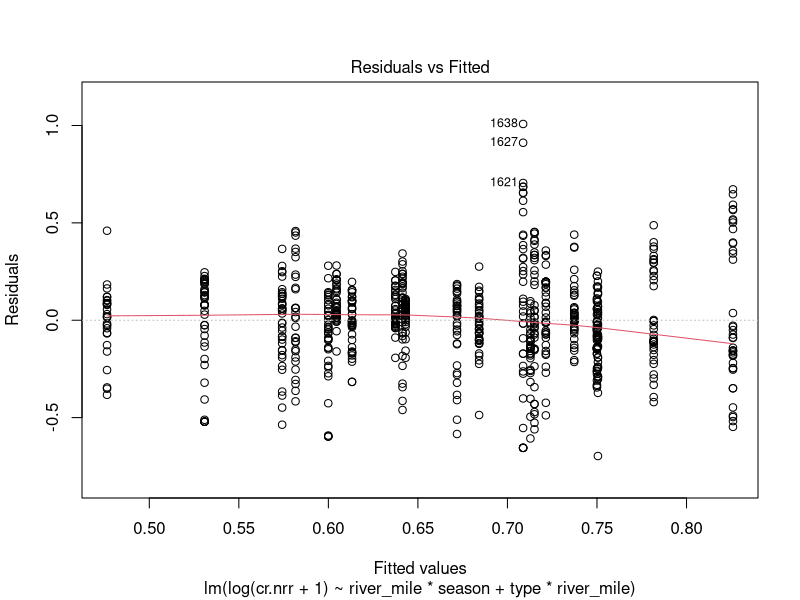
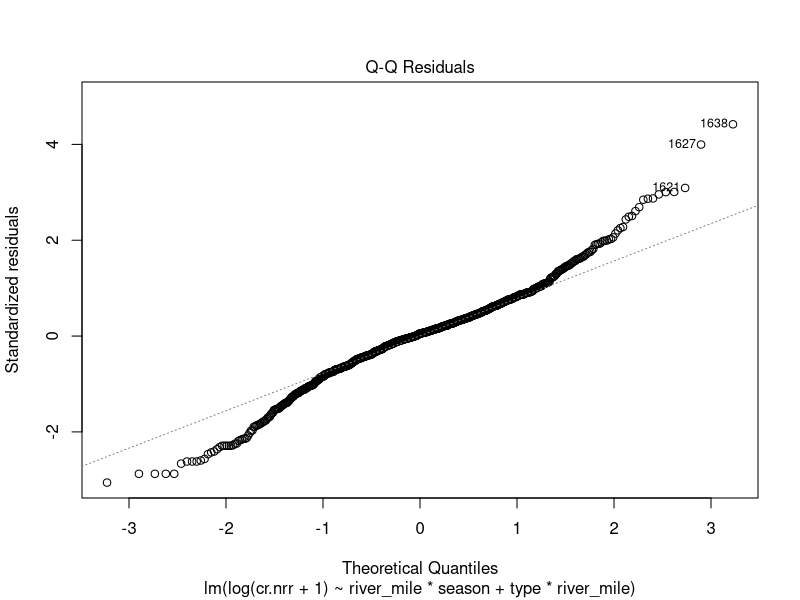
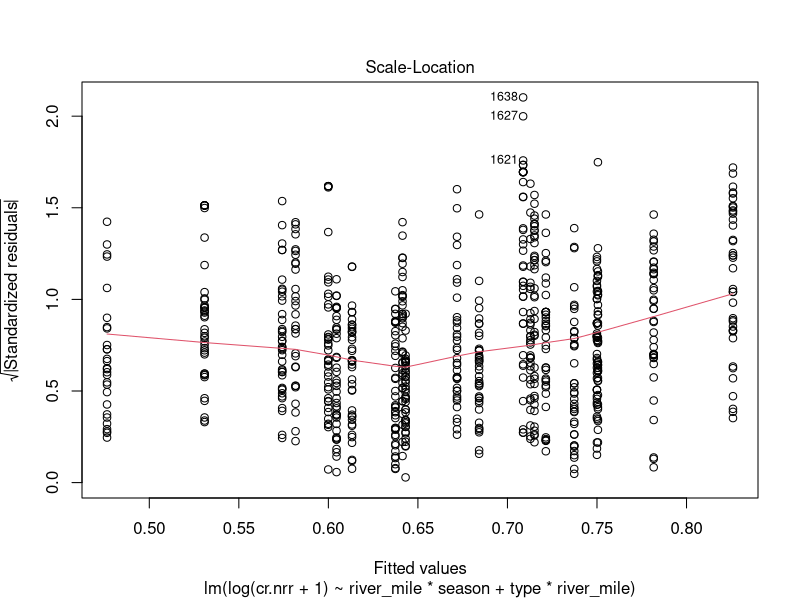
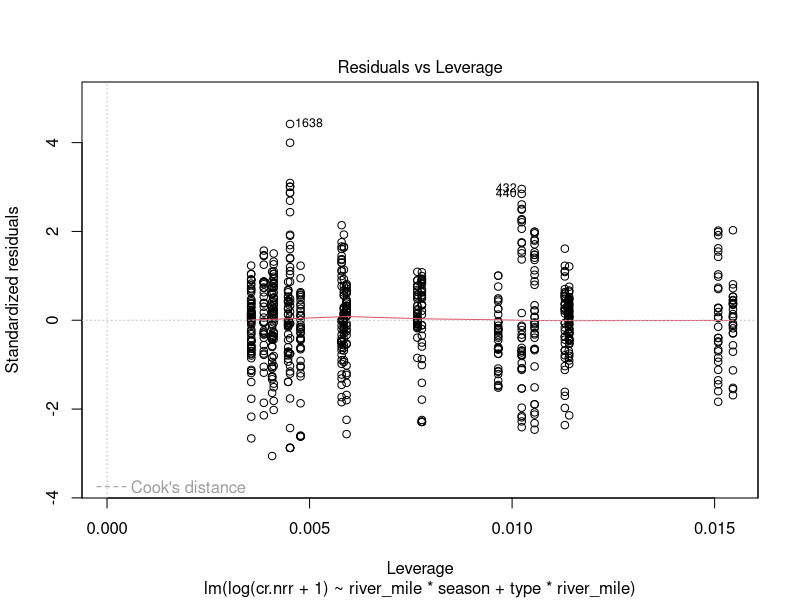
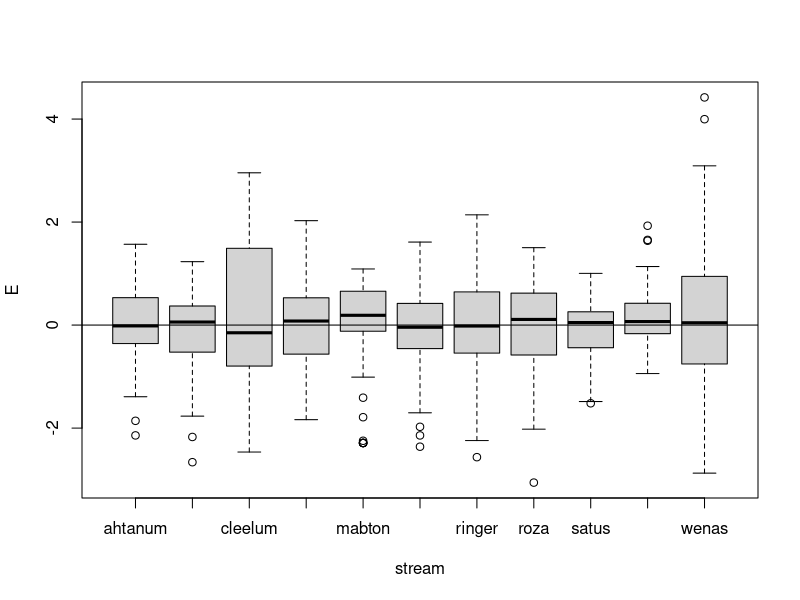
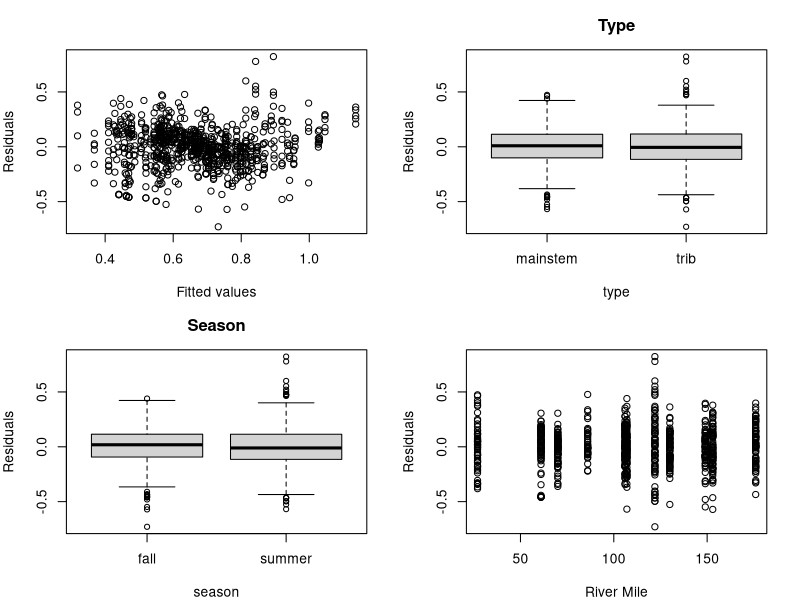
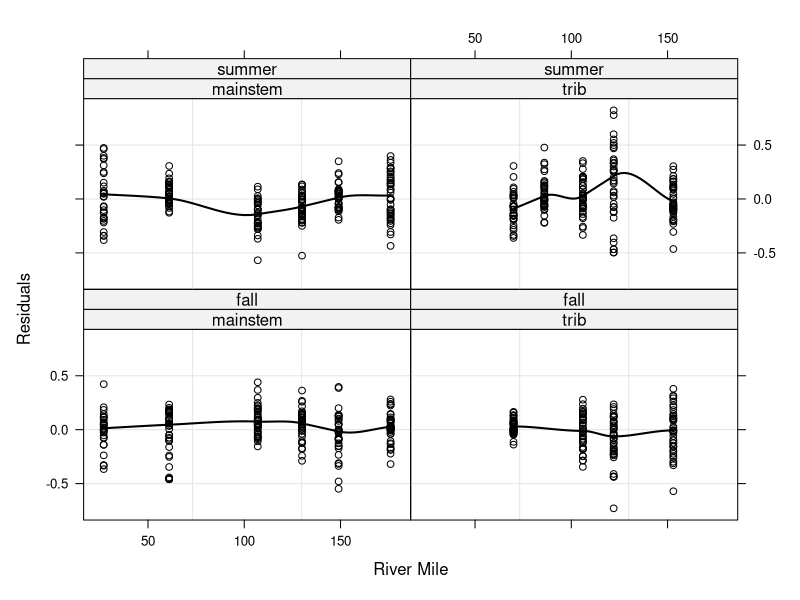
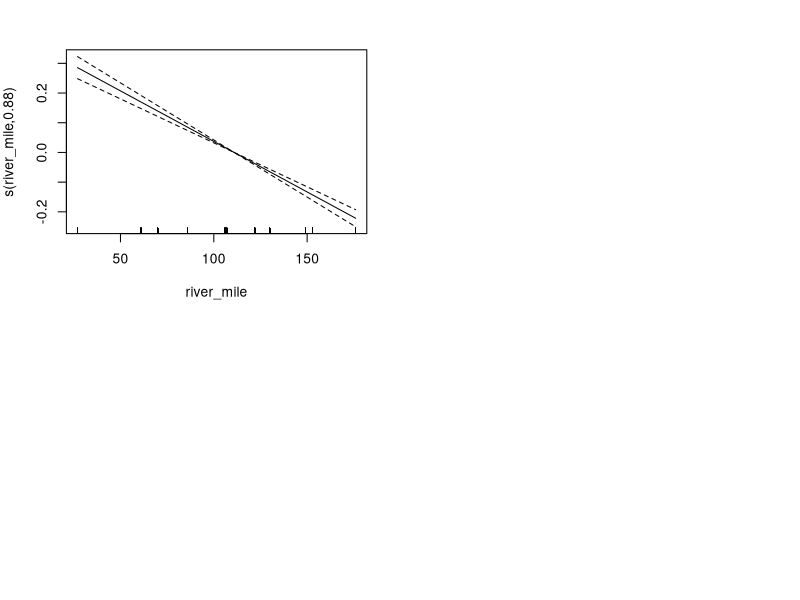

R code for these plots, in order: (Note: this script raises an error after producing the figures.)
#packages
library(nlme)
library(plyr)
library(dplyr)
library(ggplot2)
library(tidyr)
library(lmtest)
library(lattice)

#data (created in "all sites" by combining NDS files and water chem file)
nds_chem<-read.csv("NDS_chem_all.csv")
nds_chem$river_mile<-ifelse(nds_chem$stream=="ahtanum", 106, nds_chem$river_mile)

nds_s<-subset(nds_chem, top=="sponge")
nds_s <- subset(nds_s, !(is.na(nds_s$cr.nrr)))

#NRR model, based on plots
#start with fixed effects and then test if adding random effects improves the model
#M1 is all the variables and interactions (except nutrient, which we want to model as a random effect)
M1<-lm(log(cr.nrr+1)~river_mile*season + type*river_mile, nds_s) #needed to log nrr to account for heteroscedasticity in residuals
plot(M1)
E<-rstandard(M1)
boxplot(E~stream, data=nds_s)
abline(0,0)
#none of the boxplots are completely above or below the 0 line, so don't need to include stream as random variable.

#now, use gls so can compare with lme
M1<-gls(log(cr.nrr+1)~river_mile*season + type*river_mile, nds_s)
M1a<-lme(log(cr.nrr+1)~river_mile*season + type*river_mile,random = ~1+river_mile|nutrient, 
         method="REML", nds_s)

anova(M1, M1a)
#       Model df   AIC        BIC    logLik   Test  L.Ratio p-value
#M1      1  7  -19.91584   12.79725  16.95792                        
#M1a     2 10 -280.61663 -233.88365 150.30832 1 vs 2 266.7008  <.0001

#SO much better with random effects. Now: check the random structure. try a random intercept - meaning the slope
#is consistent among nutrient treatments but the slope is not 
#(so changes with river mile in same way, but overall response is higher or lower)

M1b<-lme(log(cr.nrr+1)~river_mile*season + type*river_mile,random = ~1|nutrient, 
         method="REML", nds_s)
anova(M1a, M1b)
#   Model df       AIC       BIC   logLik   Test  L.Ratio p-value
#M1a     1 10 -280.6166 -233.8836 150.3083                        
#M1b     2  8 -206.2294 -168.8430 111.1147 1 vs 2 78.38723  <.0001

#random slope and intercept is best

#now optimize the fixed part
summary(M1a)
#                           Value  Std.Error  DF   t-value p-value
#(Intercept)              0.4326074 0.03912778 784 11.056273  0.0000
#river_mile               0.0016092 0.00062091 784  2.591679  0.0097
#seasonsummer             0.1054820 0.03818589 784  2.762328  0.0059
#typetrib                 0.2675061 0.04479698 784  5.971522  0.0000
#river_mile:seasonsummer  0.0000384 0.00032168 784  0.119479  0.9049
#river_mile:typetrib     -0.0024235 0.00038684 784 -6.264750  0.0000

#consider dropping river mile*season interaction. to test, compare logLikelihood ratio
M1a<-lme(log(cr.nrr+1)~river_mile*season + type*river_mile,random = ~1+river_mile|nutrient, 
         method="REML", nds_s)
M2a<-lme(log(cr.nrr+1)~river_mile+season + type*river_mile,random = ~1+river_mile|nutrient, 
         method="REML", nds_s)

lrtest(M1a, M2a) #to compare the two models
#Model 1: log(cr.nrr + 1) ~ river_mile * season + type * river_mile
#Model 2: log(cr.nrr + 1) ~ river_mile + season + type * river_mile
#   Df LogLik Df  Chisq Pr(>Chisq)    
#1  10 150.31                         
#2   9 157.43 -1 14.232  0.0001616 ***
#conclude that river_mile*season interaction not significant b/c model is better without it

#next, drop interaction b/n river mile and stream typ.
M3a<-lme(log(cr.nrr+1)~river_mile +season + type,random = ~1+river_mile|nutrient, 
         method="REML", nds_s)
lrtest(M2a, M3a)
#Model 1: log(cr.nrr + 1) ~ river_mile + season + type * river_mile
#Model 2: log(cr.nrr + 1) ~ river_mile + season + type
#Df LogLik Df  Chisq Pr(>Chisq)    
#1   9 157.43                         
#2   8 145.18 -1 24.499  7.433e-07 ***
#conclude that river_mile*type interaction significant. Best model still M2a

#next, drop season
M4a<-lme(log(cr.nrr+1)~river_mile +type*river_mile,random = ~1+river_mile|nutrient, 
         method="REML", nds_s)
lrtest(M2a, M4a)
#Model 1: log(cr.nrr + 1) ~ river_mile + season + type * river_mile
#Model 2: log(cr.nrr + 1) ~ river_mile + type * river_mile
#Df LogLik Df  Chisq Pr(>Chisq)    
#1   9 157.43                         
#2   8 128.87 -1 57.104  4.133e-14 ***

#conclude that M2a still best
#now eliminate type
M5a<-lme(log(cr.nrr+1)~river_mile ,random = ~1+river_mile|nutrient, 
         method="REML", nds_s)
lrtest(M2a, M5a)
#Model 1: log(cr.nrr + 1) ~ river_mile + season + type * river_mile
#Model 2: log(cr.nrr + 1) ~ river_mile
#Df LogLik Df Chisq Pr(>Chisq)    
#1   9 157.43                        
#2   6 118.75 -3 77.35  < 2.2e-16 ***

#CONCLUSION: best model: log(cr.nrr+1)~river_mile+season + type*river_mile,random = ~1+river_mile|nutrient)
#IOW: NRR for CR is predicted by river mile, season, and stream type, with a different relationship
#with river mile, depending on stream type. The slope and intercept vary for each nutrient treatment.

summary(M2a)
#Random effects:
#  Formula: ~1 + river_mile | nutrient
#Structure: General positive-definite, Log-Cholesky parametrization
#             StdDev      Corr  
#(Intercept) 0.072670706 (Intr)
#river_mile  0.001613624 -0.894
#Residual    0.189145517       

#Fixed effects: log(cr.nrr + 1) ~ river_mile + season + type * river_mile 
#                       Value  Std.Error  DF   t-value p-value
#(Intercept)          0.4304319 0.03463478 785 12.427738  0.0000
#river_mile           0.0016288 0.00059886 785  2.719851  0.0067
#seasonsummer         0.1097521 0.01345564 785  8.156583  0.0000
#typetrib             0.2673480 0.04474965 785  5.974304  0.0000
#river_mile:typetrib -0.0024225 0.00038652 785 -6.267546  0.0000

#Correlation: 
#                     (Intr) rvr_ml ssnsmm typtrb
#river_mile          -0.810                     
#seasonsummer        -0.193 -0.001              
#typetrib            -0.307  0.138 -0.065       
#river_mile:typetrib  0.267 -0.143  0.053 -0.953

#Standardized Within-Group Residuals:
#  Min          Q1         Med          Q3         Max 
#-3.85610090 -0.54560536  0.01397457  0.60660720  4.34598363 

#Number of Observations: 797
#Number of Groups: 8 

E<-resid(M2a)
F2<-fitted(M2a)
op<-par(mfrow=c(2,2), mar=c(4,4,3,2))
plot(x=F2, y=E, xlab="Fitted values", ylab="Residuals")
boxplot(E~type, data=nds_s, main="Type", ylab="Residuals")
boxplot(E~season, data=nds_s, main="Season", ylab="Residuals")
plot(x=nds_s$river_mile, y=E, xlab="River Mile", ylab="Residuals")
#no obvious pattern in residuals, but next need to also try a LOESS smoother

xyplot(E~river_mile|type*season, data=nds_s, ylab="Residuals", xlab="River Mile", 
       panel=function(x,y){panel.grid(h=-1, v=2)
         panel.points(x,y,col=1)
         panel.loess(x,y,span=0.5, col=1, lwd=2)})
#not linear! need to use additive mixed model!

library(mgcv)
M2b<-gam(log(cr.nrr+1)~s(river_mile)+(season) + (type*river_mile),
          random = list(~1|nutrient,1+river_mile), data=nds_s)
summary(M2b)
#Family: gaussian 
#Link function: identity 

#Formula:
 # log(cr.nrr + 1) ~ s(river_mile) + (season) + (type * river_mile)

#Parametric coefficients:
#                     Estimate Std. Error t value Pr(>|t|)    
#(Intercept)          0.0535863  0.0034812  15.393  < 2e-16 ***
#  seasonsummer         0.1084128  0.0162421   6.675 4.65e-11 ***
#  typetrib             0.2679225  0.0540027   4.961 8.57e-07 ***
#  river_mile           0.0050247  0.0001102  45.582  < 2e-16 ***
#  typetrib:river_mile -0.0024313  0.0004664  -5.213 2.37e-07 ***
  ---
#Approximate significance of smooth terms:
#               edf Ref.df     F p-value    
#s(river_mile) 0.8758 0.8758 270.1  <2e-16 ***
  ---
# Rank: 13/14
#R-sq.(adj) =  0.112   Deviance explained = 11.7%
#GCV = 0.052487  Scale est. = 0.052158  n = 797

#edf = degrees of freedom for smoother. It's ~1, which suggests linear is ok
  plot(M2b)
#plot is linear
#note: Zuur et al. recommend using gamm (not gam), but I couldn't get it to work (error said "object river_mile not found")
#but I seem to be getting the expected type of output, so *shrug*?

########################################################################################
#chla NRR#
########################################################################################

nds_g<-subset(nds_chem, top=="glass")
nds_g <- subset(nds_g, !(is.na(nds_g$chla.nrr)))

#start with fixed effects and then test if adding random effects improves the model
#M1 is all the variables and interactions (except nutrient, which we want to model as a random effect)
op<-par(mfrow=c(2,2), mar=c(4,4,3,2))
M1<-lm(log10(chla.nrr+1)~river_mile*season + type*river_mile, nds_g) #needed to log nrr to account for heteroscedasticity in residuals
plot(M1) #even with log-transformation, deviation from normal in Q-Q plot and heteroscedasticity
E<-rstandard(M1)
op<-par(mfrow=c(1,1))
boxplot(E~stream, data=nds_g)
abline(0,0)
#none of the boxplots are completely above or below the 0 line, so don't need to include stream as random variable.but note that 
#ahtanum and toppenish just barely in there.And much higher variance for Wenas and Rrecer than other sites.
#suggests that we should try: 1) allowing variation to increase with mean (varFixed) OR 2) allow to vary with stream (varIdent). 
#can skip the log10 tranformation to do this

M1<-gls(chla.nrr~river_mile*season+type*river_mile, data=nds_g)
vf1<-varIdent(form=~1|stream)
M1s<-gls(chla.nrr~river_mile*season+type*river_mile, data=nds_g, weights=vf1)
vf2<-varFixed(~chla.nrr)
M1sb<-gls(chla.nrr~river_mile*season+type*river_mile, data=nds_g, weights=vf2)
anova(M1, M1s, M1sb)
#     Model df      AIC      BIC    logLik   Test  L.Ratio p-value
#M1      1  7 4374.147 4406.940 -2180.074                        
#M1s     2 17 2576.900 2656.538 -1271.450 1 vs 2  1817.247  <.0001
#M1sb    3  7 2372.097 2404.889 -1179.048 2 vs 3  184.8034  <.0001

#MUCH better when residuals allowed to vary, and best if vary with NRR
#but because better when allowed to vary with a continuous variable, need to check other structures, too

vf3<-varPower(form =~chla.nrr| stream)
M1sc<-gls(chla.nrr~river_mile*season+type*river_mile, data=nds_g, weights=vf3)
vf4<-varPower(form=~chla.nrr|season)
M1sd<-gls(chla.nrr~river_mile*season+type*river_mile, data=nds_g, weights=vf4)
vf5<-varPower(form=~chla.nrr|type)
M1se<-gls(chla.nrr~river_mile*season+type*river_mile, data=nds_g, weights=vf4)

anova(M1sb, M1sc, M1sd, M1se)
#       Model df    AIC      BIC     logLik   Test  L.Ratio p-value
#M1sb     1  7 2372.097 2404.889 -1179.0483                        
#M1sc     2 18 1727.281 1811.604  -845.6405 1 vs 2 666.8155  <.0001
#M1sd     3  9 1810.398 1852.559  -896.1987 2 vs 3 101.1164  <.0001
#M1se     4  9 1810.398 1852.559  -896.1987 

#SO: best variance structure allows variance to increase with NRR but only in certain streams

summary(M1sc)
#Generalized least squares fit by REML
#Model: chla.nrr ~ river_mile * season + type * river_mile 
#Data: nds_g 
#AIC      BIC   logLik
#1727.281 1811.604 -845.6405

#Variance function:
#Structure: Power of variance covariate, different strata
#Formula: ~chla.nrr | stream 
#Parameter estimates: (Sarah note: higher number means more variation in residuals allowed.)
#  ahtanum   century   cleelum     kiona    mabton    reecer    ringer      roza     satus toppenish     wenas 
#0.6832503 0.6061846 0.8524888 0.4007073 0.2211139 1.0919692 0.8137915 0.9296681 1.1071669 0.4652958 1.1601197 

#Coefficients:
#                         Value     Std.Error   t-value   p-value
#(Intercept)              0.8008404 0.06949103 11.524371  0.0000
#river_mile              -0.0035686 0.00048162 -7.409466  0.0000
#seasonsummer            -0.0280413 0.09560101 -0.293316  0.7694
#typetrib                -0.3964672 0.07814168 -5.073697  0.0000
#river_mile:seasonsummer  0.0042555 0.00081737  5.206399  0.0000
#river_mile:typetrib      0.0011701 0.00054263  2.156354  0.0314

#Correlation: 
#  (Intr) rvr_ml ssnsmm typtrb rvr_ml:s
#river_mile              -0.953                              
#seasonsummer            -0.530  0.521                       
#typetrib                -0.811  0.782  0.349                
#river_mile:seasonsummer  0.460 -0.486 -0.940 -0.335         
#river_mile:typetrib      0.772 -0.826 -0.347 -0.962  0.360  

#Standardized residuals:
#  Min         Q1        Med         Q3        Max 
#-3.5155154  0.1309112  0.8442069  1.1400711  2.6016745 

#Residual standard error: 0.6655261 
#Degrees of freedom: 806 total; 800 residual

#now, get random structure
M1a<-lme(chla.nrr~river_mile*season + river_mile*type, random=~1+river_mile|nutrient,
         weights = vf3, method="REML", data=nds_g)
#get error: nlminb problem, convergence error code = 1, message = iteration limit reached without convergence (10)
#guessing this is due to over-parameterization? maybe too many variables that used to model variation and/or random effects

#try just random slope, instead of random slope and intercept
M2a<-lme(chla.nrr~river_mile*season + river_mile*type, random=~1|nutrient,
         weights = vf3, method="REML", data=nds_g)

anova(M1sc, M2a)
##    Model df      AIC      BIC    logLik   Test  L.Ratio p-value
#M1sc     1 18 1727.281 1811.604 -845.6405                        
#M2a      2 19 1710.177 1799.185 -836.0885 1 vs 2 19.10411  <.0001

#improves when slope varies with nutrient category

#now: optimize the fixed portion!
summary(M2a)

M2b<-lme(chla.nrr~river_mile+season + river_mile*type, random=~1|nutrient,
         weights = vf3, method="REML", data=nds_g)

lrtest(M2a, M2b)
##  Df  LogLik Df  Chisq Pr(>Chisq)
#1  19 -836.09                     
#2  18 -836.62 -1 1.0588     0.3035

summary(M2b)

M2c<-lme(chla.nrr~river_mile+season + type, random=~1|nutrient,
         weights = vf3, method="REML", data=nds_g)
#doesn't converge

M2d<-lme(chla.nrr~river_mile + river_mile*type, random=~1|nutrient,
         weights = vf3, method="REML", data=nds_g)
#doesn't converge

M2e<-lme(chla.nrr~river_mile+type, random=~1|nutrient,
         weights = vf3, method="REML", data=nds_g)

lrtest(M2b, M2e)
##  Df  LogLik Df  Chisq Pr(>Chisq)    
#1  18 -836.62                         
#2  16 -898.13 -2 123.03  < 2.2e-16 ***
#M2b still better

M2f<-lme(chla.nrr~type+season, random=~1|nutrient,
         weights = vf3, method="REML", data=nds_g)

lrtest(M2b, M2f)
##  Df  LogLik Df  Chisq Pr(>Chisq)   
#1  18 -836.62                        
#2  16 -842.38 -2 11.522   0.003148 **

M2g<-lme(chla.nrr~type, random=~1|nutrient,
         weights = vf3, method="REML", data=nds_g)

lrtest(M2b, M2g)
#   Df  LogLik Df  Chisq Pr(>Chisq)    
#1  18 -836.62                         
#2  15 -908.79 -3 144.34  < 2.2e-16 ***

M2h<-lme(chla.nrr~season, random=~1|nutrient,
         weights = vf3, method="REML", data=nds_g)

lrtest(M2b, M2h)
#   Df  LogLik Df  Chisq Pr(>Chisq)    
#1  18 -836.62                         
#2  15 -883.51 -3 93.775  < 2.2e-16 ***

#Best model is M2b
summary(M2b)
#Linear mixed-effects model fit by REML
#Data: nds_g 
#AIC      BIC    logLik
#1709.236 1793.581 -836.6179

#Random effects:
#  Formula: ~1 | nutrient
#(Intercept)  Residual
#StdDev:  0.05421041 0.6528178

#Variance function:
#  Structure: Power of variance covariate, different strata
#Formula: ~chla.nrr | stream 
#Parameter estimates:
#  ahtanum    century    cleelum      kiona     mabton     reecer     ringer       roza      satus  toppenish      wenas 
#0.79350627 0.63204766 0.90662707 0.22282314 0.06263507 1.10684423 0.86923056 0.95291056 1.11271175 0.33659866 1.16607644 
#Fixed effects: chla.nrr ~ river_mile + season + river_mile * type 
#                     Value  Std.Error    DF   t-value  p-value
#(Intercept)          0.7526378 0.06627973 794 11.355474  0.0000
#river_mile          -0.0031057 0.00042297 794 -7.342575  0.0000
#seasonsummer         0.4611727 0.03273352 794 14.088696  0.0000
#typetrib            -0.4392558 0.07392803 794 -5.941668  0.0000
#river_mile:typetrib  0.0015501 0.00050217 794  3.086829  0.0021
#Correlation: 
#                     (Intr) rvr_ml ssnsmm typtrb
#river_mile          -0.909                     
#seasonsummer        -0.288  0.204              
#typetrib            -0.788  0.791  0.133       
#river_mile:typetrib  0.735 -0.814 -0.061 -0.964

#Standardized Within-Group Residuals:
#  Min         Q1        Med         Q3        Max 
#-3.6264063  0.1084158  0.7827289  1.1393529  3.0264409 

#Number of Observations: 806
#Number of Groups: 8 

#SO: Chl-a NRR decreases (slightly!) with river mile. It's much higher in summer and much lower in tribs. Also, the slope
#varies with of NRR with river mile increases when it's a trib (I think....)  